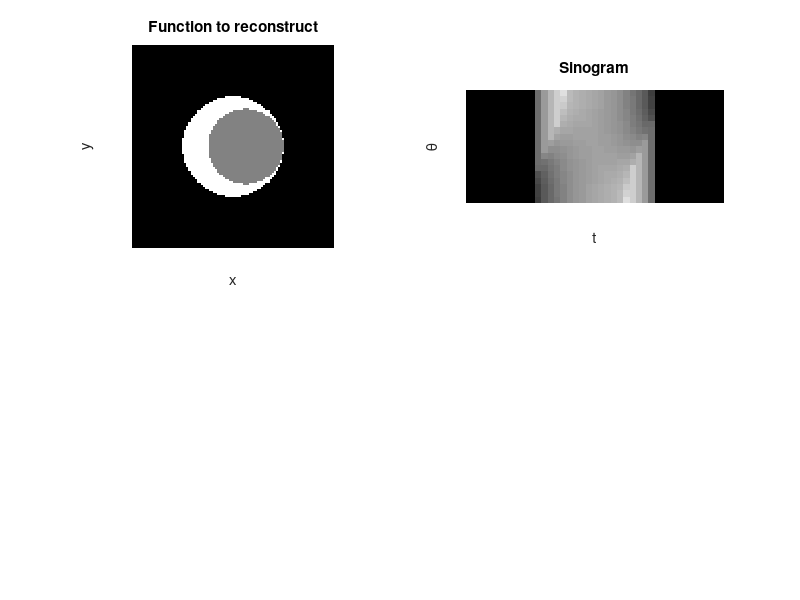

Write MATLAB code to recreate this figure. (Note: this script raises an error after producing the figure.)
% Exercise 3: 5
% Crescent Shaped Region Backprojection
% Given Data of the form: (j*d,k*pi/N)
% Set up:
clear all
d=0.05; % or d=1/M
t=-1:d:1; % 2M+1=41 or j*d
N1=[18,36]; % N=18 or 36 angle k*pi/N
L=pi/d; % Niquist value for Ram-Lak-Filter

for i=1:2
for e=1:2
N=N1(i); 

% function
x=linspace(-1,1,100);
[X,Y]=meshgrid(x,x);
R=X.^2+Y.^2;
f=1*(R<=1/4)-0.5*((R-1/4*X)<=1/8);
pic=figure('name',['Crescend-Shaped Backprojection for N=' num2str(N) ' with convp' num2str(e)]);
subplot(2,2,1)
imshow(f,[0,1])
axis off
title('Function to reconstruct');
xlabel('x'); ylabel('y');

% Radon transform
theta=linspace(0,pi,N); % k*pi/N
[T,Theta]=meshgrid(t,theta);
tt=abs(T-1/8*cos(Theta));
Rf=2*sqrt(1/4-abs(T).^2).*(abs(T)<=1/2)-sqrt(9/64-(tt).^2).*(tt<=3/8);
subplot(2,2,2)
imshow(Rf)
title('Sinogram'); ylabel('\theta'); xlabel('t')

% Ram-Lak-Filter
n=-20:20; % 41 values corresponding to the number of values of t.
rlf=irlf(L,n);
subplot(2,2,3)
plot(rlf)
axis([1 40 -300 600])
title('F^{-1}: Filter in Spatial Domain');

% convolution h=rlf with Rf
rlf=[rlf(21:41) rlf(1:20)]; % because of convolution

    if e==1
        for m=1:length(theta)
            h(m,:)=convp(rlf,Rf(m,:));
        end
    else
        h=convp2(rlf,Rf);
    end

% rlf=[rlf(21:41) rlf(1:20) zeros(1,41)]; % with padding
% Rf=[Rf zeros(N,41)];
% for m=1:length(theta)
%     h(m,:)=convp(rlf,Rf(m,:));
% end
% h=h(:,1:41);

% interpolation points for every theta
I=zeros(N,100,100);
for k=1:N  
    I(k,:,:)=cos(theta(k))*X+sin(theta(k))*Y; % reuse existing mesh
end
for m=1:N 
    I(m,:,:)=interp1(t,h(m,:),I(m,:,:),'linear'); % interp1 for every theta for given values at t.
end

% backprojection
[a,b,c]=size(I);
B=zeros(c,b);
for j=1:b
    for k=1:c
        B(k,j)=sum(I(:,k,j))/(2*N); % script page 88
    end
end

subplot(2,2,4)
imshow(B,[])
axis off
title('Backprojection');
xlabel('x')
ylabel('y')
saveas(pic, ['Crescend-Shaped Backprojection for N=' num2str(N) 'with convp' num2str(e)], 'png'); 
end
end
